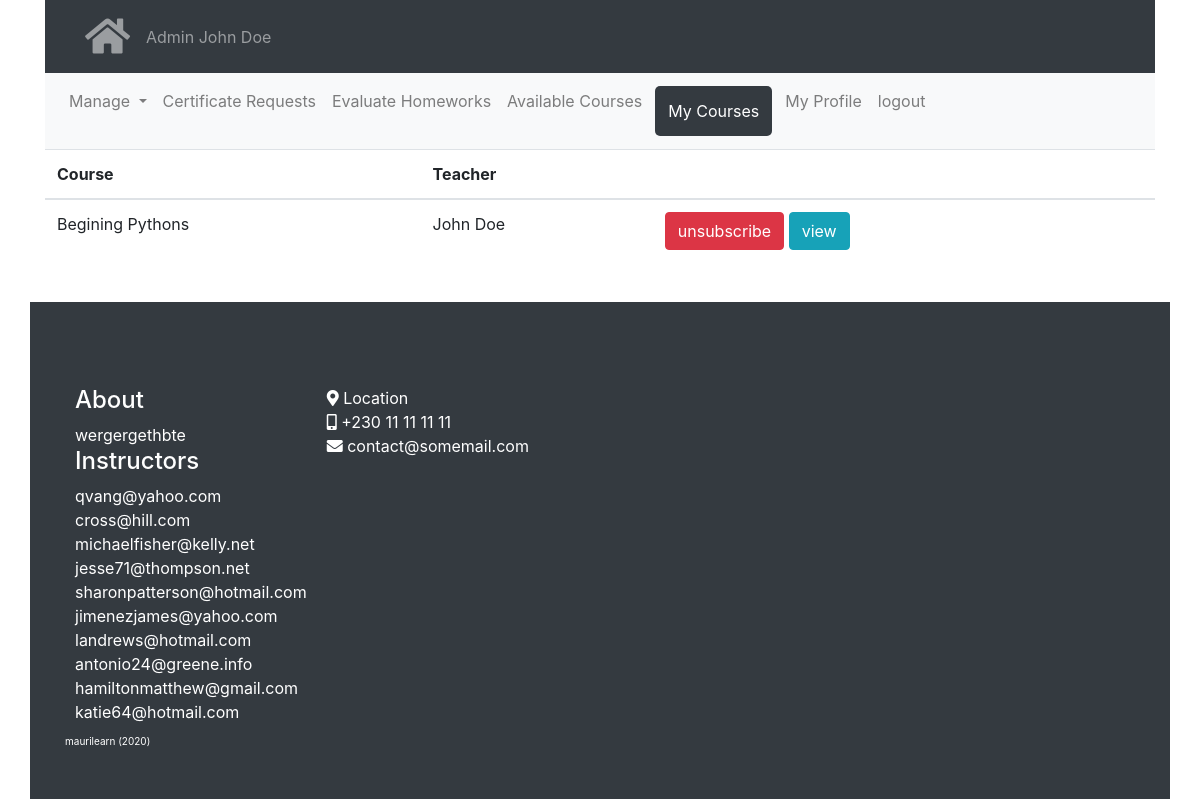
Screenshot of /course/mycourses (signed in) with the database file from the repository.
### modules/auth/models.py (models this page shows, shortened)
class User(UserMixin, db.Model):
    __tablename__ = 'users'
    id = db.Column(db.Integer, primary_key=True)
    email = db.Column(db.String(100))
    password = db.Column(db.String(128))
    name = db.Column(db.String(120))
    role = db.Column(db.String(120))
    courses = db.relationship("Course",
        secondary=course_subs,
        cascade = "all, delete")# !subs- teacher, students
    quiz_histories = db.relationship('QuizHistory', backref='person', lazy=True,
        cascade="all, delete, delete-orphan")
    def delete(self):
        db.session.delete(self)
        db.session.commit()

### modules/course/models.py (models this page shows, shortened)
class Course(db.Model):
    __tablename__ = 'courses'
    id = db.Column(db.Integer, primary_key=True)
    name = db.Column(db.String(100))
    created_date = db.Column(db.DateTime, default=datetime.now())
    teacher_id = db.Column(db.Integer, db.ForeignKey('users.id'),
        nullable=False)
    sections = db.relationship('Section', backref='course', lazy=True,
        cascade="all, delete, delete-orphan")
    def delete(self):
        db.session.delete(self)
        db.session.commit()

### modules/course/view.py (the view)
@course_blueprint.route("/mycourses", methods=['GET', 'POST'])
@login_required
def mycourses():
    context = base_context()
    mycourses = current_user.courses
    context['mycourses'] = mycourses
    context['User'] = User
    return render_template('course/mycourses.html', **context)

### shopyoapi/enhance.py (called while the page is built)
def base_context():
    base_context = {
        'MESSAGE': '',
        'current_user': current_user,
        'User': User
    }
    return base_context.copy()

### modules/course/templates/course/mycourses.html (shortened to what this page needs)
{% extends "base/base.html" %}
{% block content %}
{%set active_page = 'my_courses'%}
{%include 'course/partials/nav.html'%}
<table class="table">
    <thead>
        <tr>
            <th>
                Course
            </th>
            <th>
                Teacher
            </th>
            <th>
            </th>
        </tr>
    </thead>
    <tbody>
        {%for course in mycourses%}
            {%set teacher = User.query.get(course.teacher_id)%}
            <tr>
                <td>
                {{course.name}}
                </td>
                <td>
                {{teacher.name}}
                </td>
                <td>
                    <a
                    class="btn btn-danger"
                    href="{{url_for('course.unsubscribe', course_id=course.id)}}">
                        unsubscribe
                    </a>
                    <a
                    class="btn btn-info"
                    href="{{url_for('course.view', course_id=course.id)}}">
                        view
                    </a>
                </td>
            </tr>
        {%endfor%}
    </tbody>
</table>
{% endblock %}

### modules/base/templates/base/base.html (shortened to what this page needs)
<!DOCTYPE html>
<html>
<head>
    <link rel="stylesheet" href="/static/bootstrap.min.css">
    <link rel="stylesheet" href="/static/fontawesome/css/all.css">
</head>
<body>
<div class="container">
    <nav class="navbar navbar-expand-sm bg-dark navbar-dark">
      <div id="flashed-messages">
    </div>
      <ul class="navbar-nav">
        <li class="nav-item">
          <a class="nav-link" href="/" title="Main Page"><i class="fas fa-home"></i></a>
        </li>
      </ul>
      <ul class="navbar-nav">
        <li class="nav-item">
          <a class="nav-link" href="/" title="Main Page">
            <span style="text-transform:capitalize;">{{current_user.role}}</span> {{current_user.name}}
          </a>
        </li>
      </ul>
    </nav>
    {% block content %}{% endblock %}
</div>
<br>
<footer class="app-footer page-footer bg-dark container" style="">
  <br>
  <div class="row">
    <div class="">
      <h4>About</h4>
      wergergethbte
      <h4>Instructors</h4>
      {%for teacher in User.query.filter(
                (User.role == 'teacher')
                ).all()%}
        {{teacher.email}}<br>
      {%endfor%}
    </div>
    <div class="">
      <i class="fa fa-map-marker-alt"></i> Location <br>
      <i class="fa fa-mobile-alt"></i> +230 11 11 11 11 <br>
      <i class="fa fa-envelope"></i> contact@somemail.com
    </div>
  </div>
  <div class="row app-copyright">
    maurilearn (<span id="year"></span>)
  </div>
</footer>
</body>
</html>

### modules/base/templates/base/base.html (style rules this page uses)
html { scroll-behavior: smooth; }
.nav-link i { font-size: 40px; }
#flashed-messages { padding: 5px; position: fixed; right: 5px; top: 5px; z-index: 10; height: 300px; overflow-y: scroll; }
#flashed-messages { -ms-overflow-style: none; }
.app-footer { width: 100% !important; color: white !important; padding: 50px !important; }
.app-footer .row div { margin: 10px !important; }
.app-copyright { font-size: 10px; }

### rows the page displays
User: role "Admin", name "John Doe"
Course: name "Begining Pythons"
User: email "qvang@yahoo.com"
User: email "cross@hill.com"
User: email "michaelfisher@kelly.net"
User: email "jesse71@thompson.net"
User: email "sharonpatterson@hotmail.com"
User: email "jimenezjames@yahoo.com"
User: email "landrews@hotmail.com"
User: email "antonio24@greene.info"
User: email "hamiltonmatthew@gmail.com"
User: email "katie64@hotmail.com"
